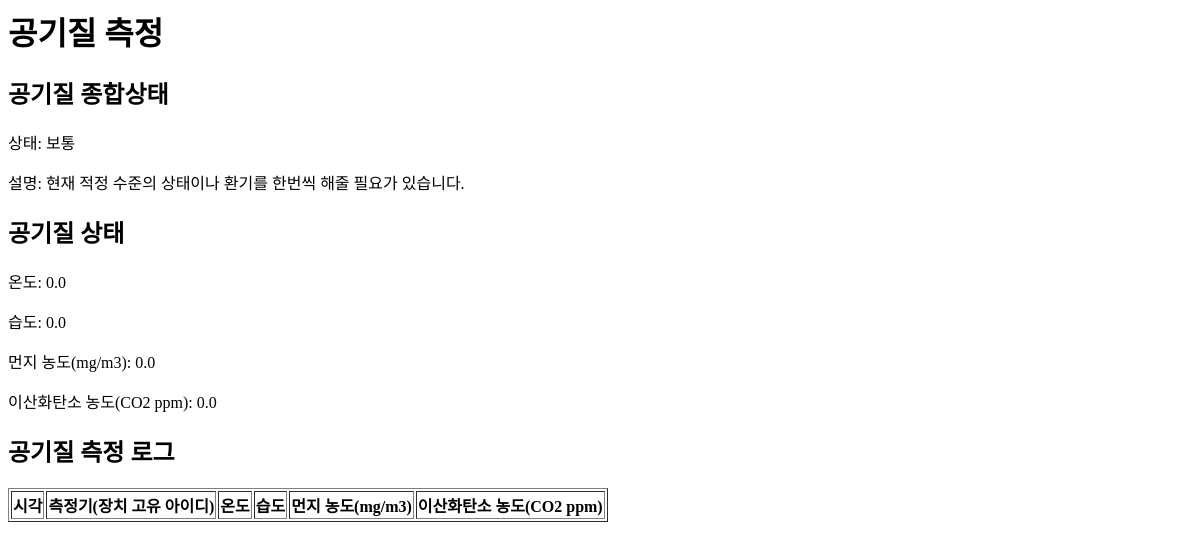
/, run on an earlier commit of the app's database.
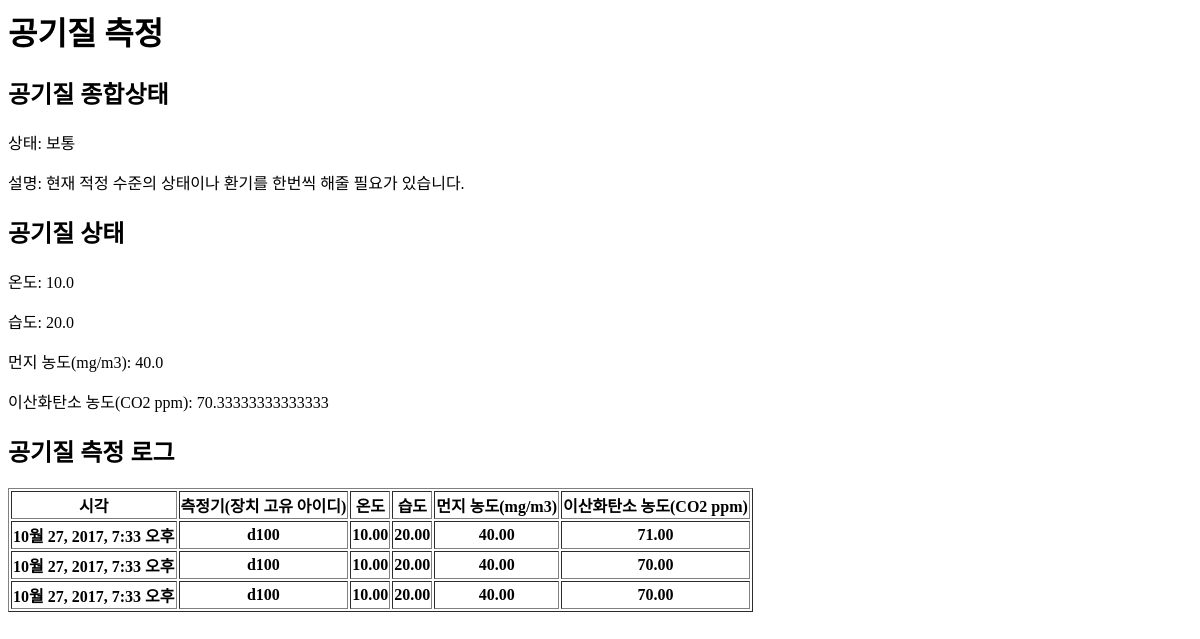
And on a later commit of the database.
### blog/models.py (models this page shows)
class Log(models.Model):
    device = models.TextField()
    gas = models.DecimalField(max_digits=20, decimal_places=2)
    dust = models.DecimalField(max_digits=20, decimal_places=2)
    temperature = models.DecimalField(max_digits=20, decimal_places=2)
    humidity = models.DecimalField(max_digits=20, decimal_places=2)
    created_date = models.DateTimeField(default=timezone.now)

### blog/views.py (the view)
# urls.py: url(r'^$', views.post_list, name='post_list'),
def post_list(request):
    posts = Log.objects.all().order_by('-created_date')
    rpost = Log.objects.all().filter( created_date__lte=( datetime.now() - timedelta(minutes=1) ) )
    rpost_size = float(len(rpost))
    if (rpost_size == 0.0):
        rpost_size = 1.0
    temperature = sum([float(post.temperature) for post in rpost]) / rpost_size
    humidity = sum([float(post.humidity) for post in rpost]) / rpost_size
    dust = sum([float(post.dust) for post in rpost]) / rpost_size
    gas = sum([float(post.gas) for post in rpost]) / rpost_size
    total_status, status_info = get_status(temperature, humidity, dust, gas)
    return render(
        request,
        'blog/post_list.html',
         {
             'posts': posts,
             'total_status': total_status,
             'status_info': status_info,
             'temperature': temperature,
             'humidity': humidity,
             'dust': dust,
             'gas': gas
        }
    )

### blog/views.py (called while the page is built)
def get_temp_humi(raw_temp_data, raw_humi_data):
    if (raw_temp_data >= 0):
        if (raw_temp_data < 22):
            temp = 22 - raw_temp_data;
        else:
            temp = raw_temp_data - 22;
        temp *= (20.0 / 3);
        temp = 100 - temp;
        measurement_temp_data = temp;
    else:
        measurement_temp_data = 0;
    if (raw_humi_data >= 0):
        if (raw_humi_data < 50):
            temp = 50 - raw_humi_data;
        else:
            temp = raw_humi_data - 50;
        temp *= (20.0 / 10);
        temp = 100 - temp;
        measurement_humi_data = temp;
    else:
        measurement_humi_data = 0;
    if (measurement_humi_data < 0):
        measurement_humi_data = 0;
    if (measurement_temp_data < 0):
        measurement_temp_data = 0;
    return measurement_temp_data, measurement_humi_data;

### blog/templates/blog/post_list.html (shortened to what this page needs)
<html>
    <head>
    </head>
    <body>
        <h1>공기질 측정</h1>
        <h2>공기질 종합상태</h2>
        <p>상태: {{total_status}}</p>
        <p>설명: {{status_info}}</p>
        <h2>공기질 상태</h2>
        <p>온도: {{temperature}}</p>
        <p>습도: {{humidity}}</p>
        <p>먼지 농도(mg/m3): {{dust}}</p>
        <p>이산화탄소 농도(CO2 ppm): {{gas}}</p>
        <h2>공기질 측정 로그</h2>
        <table border="1">
            <tr>
              <th>시각</th>
              <th>측정기(장치 고유 아이디)</th>
              <th>온도</th>
              <th>습도</th>
              <th>먼지 농도(mg/m3)</th>
              <th>이산화탄소 농도(CO2 ppm)</th>
            </tr>
            {% for post in posts %}
            <tr>
                <th> {{ post.created_date }}</th>
              <th> {{ post.device }}</th>
              <th> {{ post.temperature }}</th>
              <th> {{ post.humidity }}</th>
              <th> {{ post.dust }}</th>
              <th> {{ post.gas }}</th>
            </tr>
            {% endfor %}
        </table>
    </body>
</html>

What changed in the data, as far as the page shows it:
added Log: created_date "10월 27, 2017, 7:33 오후", device "d100", temperature "10.00", humidity "20.00", dust "40.00", gas "71.00"
added Log: created_date "10월 27, 2017, 7:33 오후", device "d100", temperature "10.00", humidity "20.00", dust "40.00", gas "70.00"
added Log: created_date "10월 27, 2017, 7:33 오후", device "d100", temperature "10.00", humidity "20.00", dust "40.00", gas "70.00"
Also different on the page:
{{ temperature }}: "0.0" → "10.0"
{{ humidity }}: "0.0" → "20.0"
{{ dust }}: "0.0" → "40.0"
{{ gas }}: "0.0" → "70.33333333333333"
